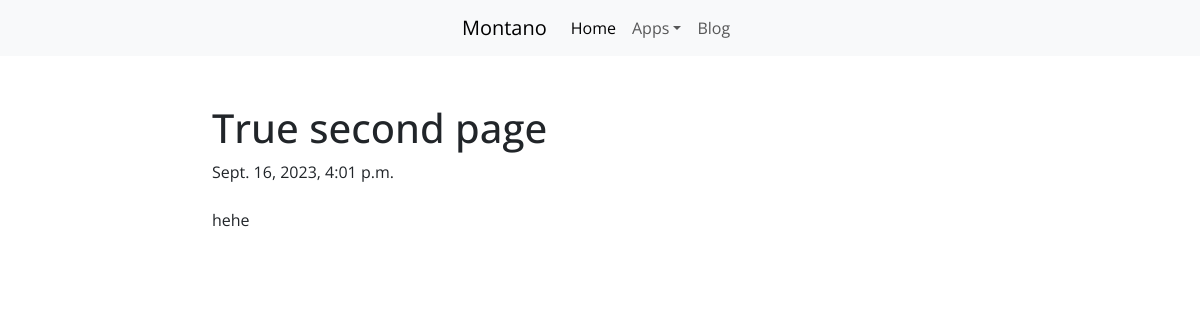
Page /blog/6 on the earlier database version.
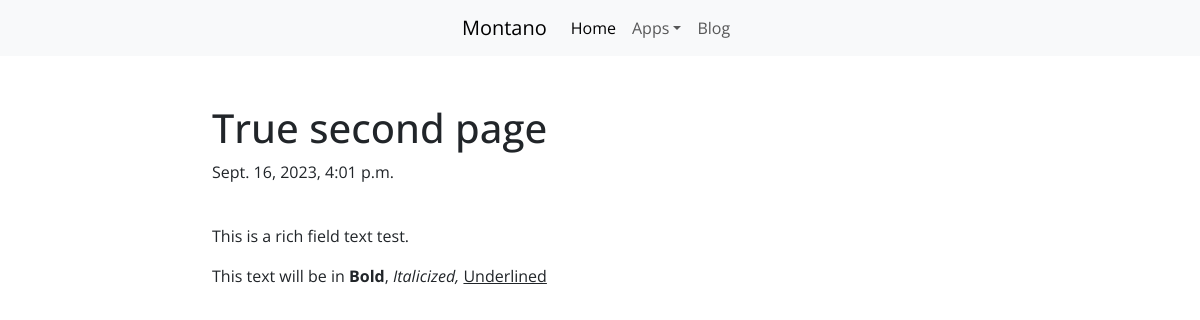
Same page on the later database version.
### blog/models.py (models this page shows, shortened)
class BlogEntry(models.Model):
    user = models.ForeignKey(User, on_delete=models.CASCADE, related_name="blog_entries")
    blog_title = models.CharField(max_length=32, blank=False)
    blog_body = RichTextField(max_length=3200, blank=False)
    created_on = models.DateTimeField(auto_now_add=True)

### blog/views.py (the view)
# urls.py: path("<int:blog_id>", views.open_blog, name="open_blog")
def open_blog(request, blog_id):
    blog = BlogEntry.objects.get(id=blog_id)
    return render(request, "blog/blog_page.html", {
        "blog_title": blog.blog_title,
        "blog_body": blog.blog_body,
        "blog_posted_on": blog.created_on
    })

### blog/templates/blog/blog_page.html (shortened to what this page needs)
{% extends 'shared/layout.html' %}
{% block body %}
{% load static %}
<div class="container col-md-8 mt-5 mx-auto">
    <h1>{{blog_title | safe}}</h1>
    {{ blog_posted_on }}
    <br><br>
    <p>{{blog_body | safe}}</p>
</div>
{% endblock %}

### montano/templates/shared/layout.html (shortened to what this page needs)
{% load static %}
<!DOCTYPE html>
<html class="sitewide" lang="en">
    <head>
        <link rel="stylesheet" href="{% static 'shared/bootstrap.min.css' %}">
        <link rel="stylesheet" href="{% static 'shared/sitewide.css' %}">
    </head>
    <body>
        <div class="d-flex justify-content-center bg-light">
            <nav class="navbar navbar-expand-lg navbar-light bg-light">
                <div class="container-fluid">
                    <a class="navbar-brand" href="/">Montano</a>
                    <div class="collapse navbar-collapse" id="navbarSupportedContent">
                        <ul class="navbar-nav me-auto mb-2 mb-lg-0">
                            <li class="nav-item">
                                <a class="nav-link active" aria-current="page" href="/">Home</a>
                            </li>
                            <li class="nav-item dropdown">
                                <a class="nav-link dropdown-toggle" href="#" role="button" data-bs-toggle="dropdown" aria-expanded="false"> Apps</a>
                            </li>
                            <li class="nav-item">
                                <a class="nav-link" href="/blog">Blog</a>
                            </li>
                        </ul>
                    </div>
                </div>
            </nav>
        </div>
        {% block body %}
        {% endblock %}
    </body>
</html>

### montano/static/shared/sitewide.css (style rules this page uses)
html, body { font-family:"Open Sans", sans-serif; }

Differences in the rows shown:
changed BlogEntry "True second page": blog_body "hehe" → "This is a rich field text test. This text will be in Bold , Italicized, Underlined"
